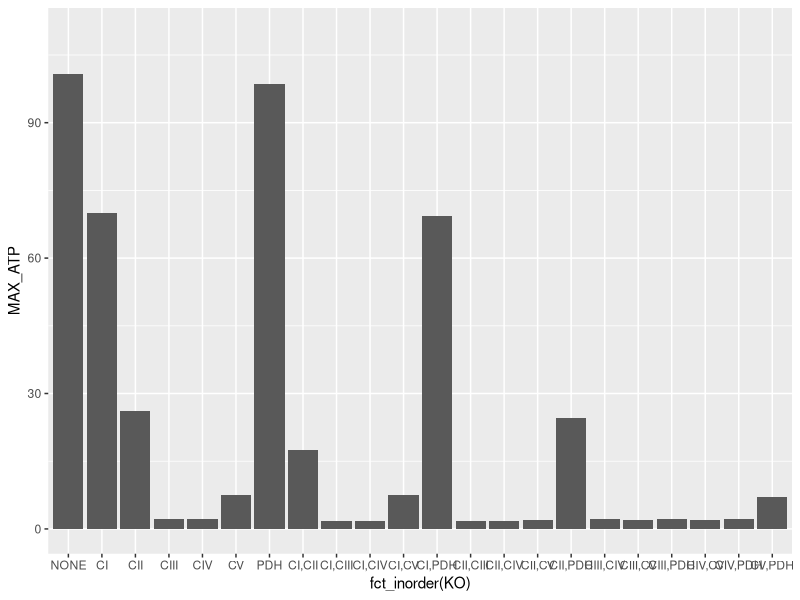
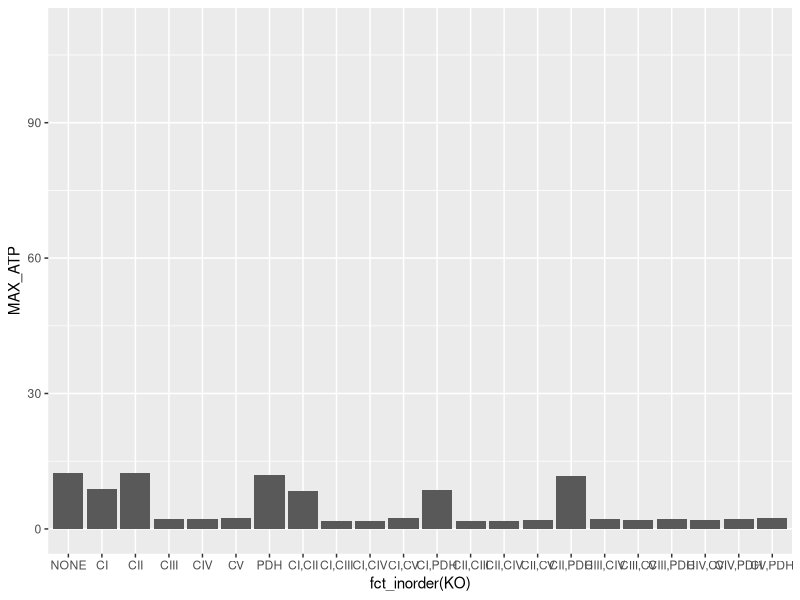

Reproduce these figures in R, in order.
#!/usr/bin/env Rscript

require(ggplot2)
require(forcats)
#require(ggarrange)

# Import data for unrestricted oxygen case (base case)
d <- read.csv("MitoCore/Results/MAX_ATP-no-restriction.csv")

# Import data for restricted oxygen (10% of oxygen used at at no KO)
d2 <- read.csv("MitoCore/Results/MAX_ATP-oxygen-restriction.csv")

p <- ggplot(data = d)+
  geom_col(aes(x = fct_inorder(KO), y = MAX_ATP))+
  lims(y=c(0,110))

p2 <- ggplot(data = d2)+
  geom_col(aes(x = fct_inorder(KO), y = MAX_ATP))+
  lims(y=c(0,110))

res <- 3
filename <- "MAX_ATP-no-restriction.png"
png(file = paste("MitoCore/Results/",filename,sep=""), width = 900*res, height = 500*res, res = 72*res)
p
dev.off()

filename <- "MAX_ATP-oxygen-restriction.png"
png(file = paste("MitoCore/Results/",filename,sep=""), width = 900*res, height = 500*res, res = 72*res)
p2
dev.off()